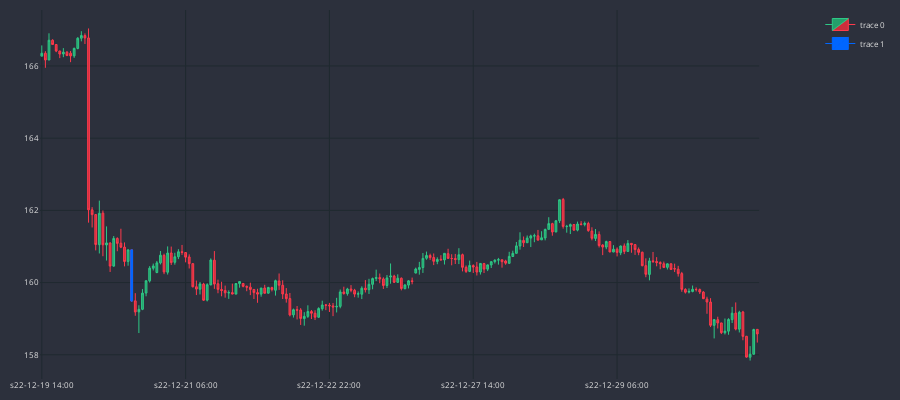

This figure's notebook cell:
### Code cell
MARKER = '#0066FF'
dfp = df_an.iloc[-200:]
cp = CandlePlot(dfp, candles=True)
df_temp = cp.df_plot[cp.df_plot.MARUBOZU==True]
cp.fig.add_trace(go.Candlestick(
                x=df_temp.sTime,
                open=df_temp.mid_o,
                high=df_temp.mid_h,
                low=df_temp.mid_l,
                close=df_temp.mid_c,
                line=dict(width=1), opacity=1,
                increasing_fillcolor=MARKER,
                decreasing_fillcolor=MARKER,
                increasing_line_color=MARKER,  
                decreasing_line_color=MARKER
            ))

cp.show_plot()

### Figure 1 — Plotly figure (JSON) as saved in the notebook; plotly's stock layout.template omitted (floating-point values rounded to 4 significant figures; data arrays with more than 128 entries replaced by an {"elided": "..."} marker saying what was removed)
{"data": [{"close": {"elided": "200 float values"}, "decreasing": {"fillcolor": "#CC2E3C", "line": {"color": "#FF3A4C"}}, "high": {"elided": "200 float values"}, "increasing": {"fillcolor": "#24A06B", "line": {"color": "#2EC886"}}, "line": {"width": 1}, "low": {"elided": "200 float values"}, "opacity": 1, "open": {"elided": "200 float values"}, "type": "candlestick", "x": {"elided": "200 str values"}}, {"close": [159.5], "decreasing": {"fillcolor": "#0066FF", "line": {"color": "#0066FF"}}, "high": [160.9], "increasing": {"fillcolor": "#0066FF", "line": {"color": "#0066FF"}}, "line": {"width": 1}, "low": [159.5], "opacity": 1, "open": [160.9], "type": "candlestick", "x": ["s22-12-20 15:00"]}], "layout": {"font": {"color": "#e1e1e1", "size": 8}, "height": 400, "margin": {"b": 10, "l": 10, "r": 10, "t": 10}, "paper_bgcolor": "#2c303c", "plot_bgcolor": "#2c303c", "width": 900, "xaxis": {"anchor": "y", "autorange": true, "domain": [0, 0.94], "gridcolor": "#1f292f", "nticks": 5, "range": [-0.5, 199.5], "rangeslider": {"visible": false, "yaxis": {}}, "type": "category"}, "yaxis": {"anchor": "x", "autorange": true, "domain": [0, 1], "gridcolor": "#1f292f", "range": [157.3, 167.6]}, "yaxis2": {"anchor": "x", "gridcolor": "#1f292f", "overlaying": "y", "side": "right"}}}
